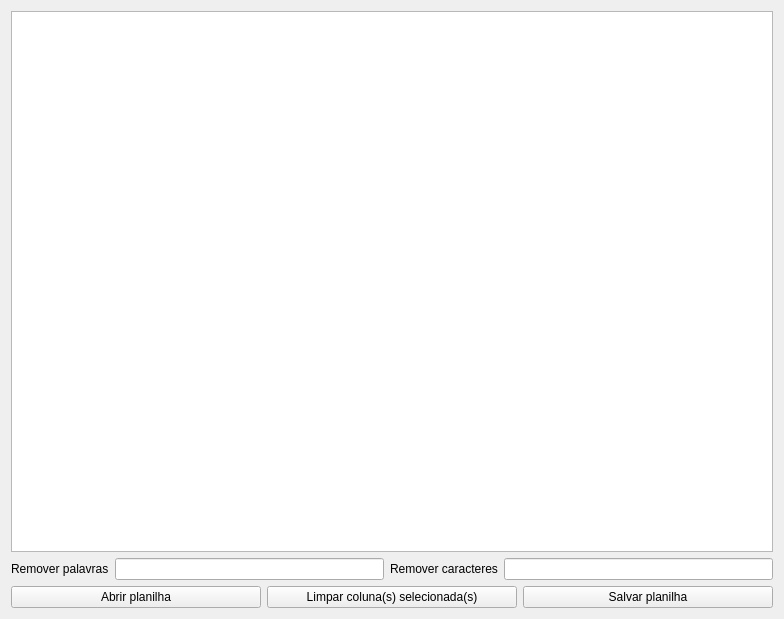
<?xml version="1.0" encoding="UTF-8"?>
<ui version="4.0">
 <class>Form</class>
 <widget class="QWidget" name="Form">
  <property name="geometry">
   <rect>
    <x>0</x>
    <y>0</y>
    <width>784</width>
    <height>619</height>
   </rect>
  </property>
  <property name="windowTitle">
   <string>Form</string>
  </property>
  <layout class="QGridLayout" name="gridLayout">
   <item row="0" column="0">
    <widget class="QTableWidget" name="table_widget">
     <property name="verticalScrollMode">
      <enum>QAbstractItemView::ScrollPerPixel</enum>
     </property>
     <property name="horizontalScrollMode">
      <enum>QAbstractItemView::ScrollPerPixel</enum>
     </property>
    </widget>
   </item>
   <item row="2" column="0">
    <layout class="QHBoxLayout" name="horizontalLayout">
     <item>
      <widget class="QPushButton" name="button_open">
       <property name="text">
        <string>Abrir planilha</string>
       </property>
      </widget>
     </item>
     <item>
      <widget class="QPushButton" name="button_clean">
       <property name="text">
        <string>Limpar coluna(s) selecionada(s)</string>
       </property>
      </widget>
     </item>
     <item>
      <widget class="QPushButton" name="button_save">
       <property name="text">
        <string>Salvar planilha</string>
       </property>
      </widget>
     </item>
    </layout>
   </item>
   <item row="1" column="0">
    <layout class="QHBoxLayout" name="horizontalLayout_2">
     <item>
      <widget class="QLabel" name="label">
       <property name="text">
        <string>Remover palavras</string>
       </property>
      </widget>
     </item>
     <item>
      <widget class="QLineEdit" name="words_edit"/>
     </item>
     <item>
      <widget class="QLabel" name="label_2">
       <property name="text">
        <string>Remover caracteres</string>
       </property>
      </widget>
     </item>
     <item>
      <widget class="QLineEdit" name="chars_edit"/>
     </item>
    </layout>
   </item>
  </layout>
 </widget>
 <resources/>
 <connections/>
</ui>
